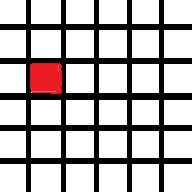
#> input picture resource/1.jpg, 192 x 192 px, found by its file name
$ python 'handson_framedifference(1.9).py'
#> lines starting #> are read from the running program, lines starting #| are printed output that depends on the picture
import cv2

i1 = cv2.imread('f:/TE_PBL/resource/1.jpg')  # frame1
#> i1 is the input picture: shape (192, 192, 3); mean B, G, R 181.1, 180.9, 186.1
i2 = cv2.imread('f:/TE_PBL/resource/2.jpg')  # frame2
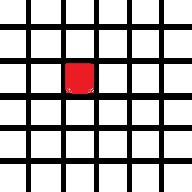
#> input picture resource/2.jpg, 192 x 192 px, found by its file name
#> i2 is the input picture: shape (192, 192, 3); mean B, G, R 181.4, 181.3, 186
i3 = cv2.imread('f:/TE_PBL/resource/3.jpg')  # frame3
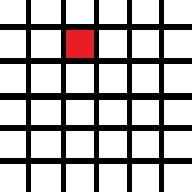
#> input picture resource/3.jpg, 192 x 192 px, found by its file name
#> i3 is the input picture: shape (192, 192, 3); mean B, G, R 181.5, 181.3, 185.6
i4 = cv2.imread('f:/TE_PBL/resource/4.jpg')  # frame4
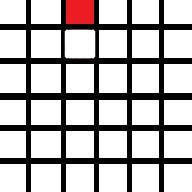
#> input picture resource/4.jpg, 192 x 192 px, found by its file name
#> i4 is the input picture: shape (192, 192, 3); mean B, G, R 182.7, 182.6, 186.3
i5 = cv2.imread('f:/TE_PBL/resource/5.jpg')  # frame5
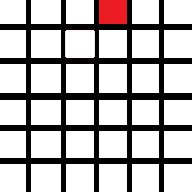
#> input picture resource/5.jpg, 192 x 192 px, found by its file name
#> i5 is the input picture: shape (192, 192, 3); mean B, G, R 182.4, 182.3, 186.1

d1 = cv2.absdiff(i1, i2)
d2 = cv2.absdiff(i2, i3)
d3 = cv2.absdiff(i3, i4)
d4 = cv2.absdiff(i4, i5)

# movement = cv2.bitwise_or(d1, d2)
# movement = cv2.bitwise_or(movement, d3)
# movement = cv2.bitwise_or(movement, d4)

m1 = cv2.bitwise_and(d1, d2)
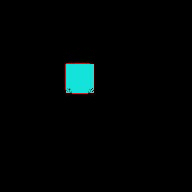
#> m1: shape (192, 192, 3); mean B, G, R 4.8, 5, 1
m2 = cv2.bitwise_and(d2, d3)
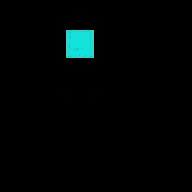
#> m2: shape (192, 192, 3); mean B, G, R 4.5, 4.7, 0.7
m3 = cv2.bitwise_and(d3, d4)
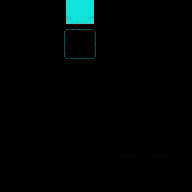
#> m3: shape (192, 192, 3); mean B, G, R 4.3, 4.4, 0.7

cv2.imwrite('f:/TE_PBL/resource/6.jpg', d1)
cv2.imwrite('f:/TE_PBL/resource/7.jpg', d2)
cv2.imwrite('f:/TE_PBL/resource/8.jpg', d3)
cv2.imwrite('f:/TE_PBL/resource/9.jpg', d4)

cv2.imwrite('f:/TE_PBL/resource/10.jpg', m1)
cv2.imwrite('f:/TE_PBL/resource/11.jpg', m2)
cv2.imwrite('f:/TE_PBL/resource/12.jpg', m3)
